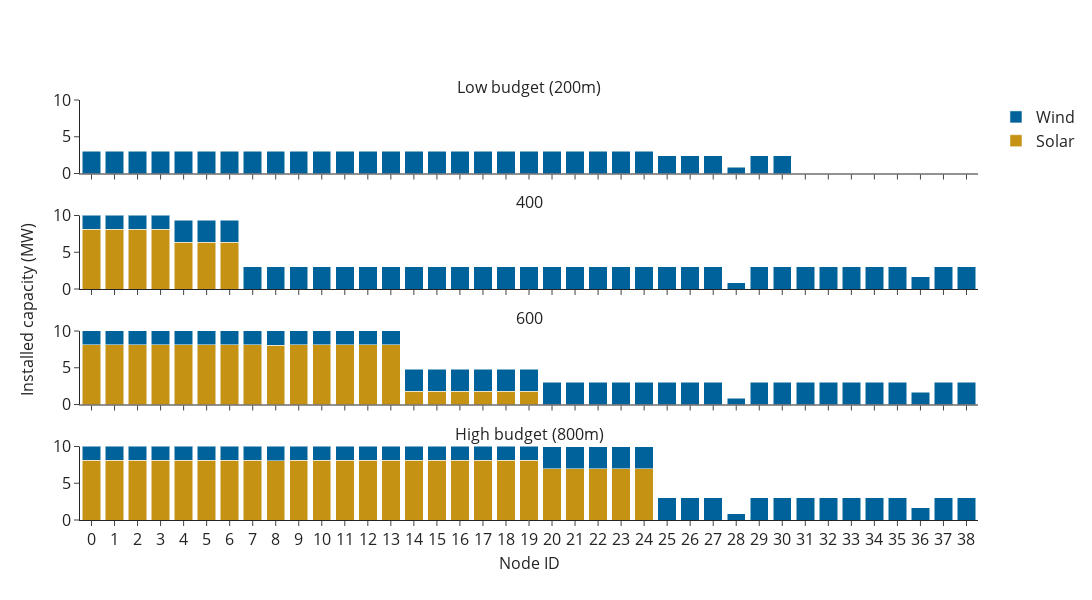

The notebook cell this image was saved under:
### Code cell
# Plot a subset of the results
budget_list = [200, 400, 600, 800]
fig = make_subplots(rows=4, cols=1, shared_xaxes=True, 
                    y_title='Installed capacity (MW)',
                    x_title='Node ID',
                    subplot_titles=("Low budget (200m)", "400", "600", "High budget (800m)"),
                    vertical_spacing=0.1
                   )

for i in [i for i in range(len(budget_list))]:
    d = df[df["b"] == budget_list[i]].reset_index(drop=True)
    legend_show = True if i == 0 else False
    fig.add_trace(go.Bar(x=d["node_id"], y=d["new_solar_cap"], 
                         name="Solar", showlegend=legend_show,
                         marker_color="#C69214"), row=i+1, col=1)
    fig.add_trace(go.Bar(x=d["node_id"], y=d["new_wind_cap"], 
                         name="Wind", showlegend=legend_show,
                         marker_color="#00629B"), row=i+1, col=1)
    fig.update_yaxes(range=[0, 10], row=i+1, col=1)

fig.update_layout(
    font=dict(size=16),
    template="simple_white", barmode="stack",
    width = 1200, height = 600,
#     title="DER capacity as budget increases",
)

fig.show()
# fig.write_image("graphs/f_r1_simplified.png", scale=8)

### Figure 1 — Plotly figure (JSON) as saved in the notebook; plotly's stock layout.template omitted (floating-point values rounded to 4 significant figures)
{"data": [{"marker": {"color": "#C69214"}, "name": "Solar", "showlegend": true, "type": "bar", "x": ["0", "1", "2", "3", "4", "5", "6", "7", "8", "9", "10", "11", "12", "13", "14", "15", "16", "17", "18", "19", "20", "21", "22", "23", "24", "25", "26", "27", "28", "29", "30", "31", "32", "33", "34", "35", "36", "37", "38"], "xaxis": "x", "y": [0, 0, 0, 0, 0, 0, 0, 0, 0, 0, 0, 0, 0, 0, 0, 0, 0, 0, 0, 0, 0, 0, 0, 0, 0, 0, 0, 0, 0, 0, 0, 0, 0, 0, 0, 0, 0, 0, 0], "yaxis": "y"}, {"marker": {"color": "#00629B"}, "name": "Wind", "showlegend": true, "type": "bar", "x": ["0", "1", "2", "3", "4", "5", "6", "7", "8", "9", "10", "11", "12", "13", "14", "15", "16", "17", "18", "19", "20", "21", "22", "23", "24", "25", "26", "27", "28", "29", "30", "31", "32", "33", "34", "35", "36", "37", "38"], "xaxis": "x", "y": [3, 3, 3, 3, 3, 3, 3, 3, 3, 3, 3, 3, 3, 3, 3, 3, 3, 3, 3, 3, 3, 3, 3, 3, 3, 2.42, 2.4, 2.42, 0.86, 2.4, 2.41, 0, 0, 0, 0, 0, 0, 0, 0], "yaxis": "y"}, {"marker": {"color": "#C69214"}, "name": "Solar", "showlegend": false, "type": "bar", "x": ["0", "1", "2", "3", "4", "5", "6", "7", "8", "9", "10", "11", "12", "13", "14", "15", "16", "17", "18", "19", "20", "21", "22", "23", "24", "25", "26", "27", "28", "29", "30", "31", "32", "33", "34", "35", "36", "37", "38"], "xaxis": "x2", "y": [8.14, 8.14, 8.14, 8.14, 6.38, 6.38, 6.38, 0, 0, 0, 0, 0, 0, 0, 0, 0, 0, 0, 0, 0, 0, 0, 0, 0, 0, 0, 0, 0, 0, 0, 0, 0, 0, 0, 0, 0, 0, 0, 0], "yaxis": "y2"}, {"marker": {"color": "#00629B"}, "name": "Wind", "showlegend": false, "type": "bar", "x": ["0", "1", "2", "3", "4", "5", "6", "7", "8", "9", "10", "11", "12", "13", "14", "15", "16", "17", "18", "19", "20", "21", "22", "23", "24", "25", "26", "27", "28", "29", "30", "31", "32", "33", "34", "35", "36", "37", "38"], "xaxis": "x2", "y": [3, 3, 3, 3, 3, 3, 3, 3, 3, 3, 3, 3, 3, 3, 3, 3, 3, 3, 3, 3, 3, 3, 3, 3, 3, 3, 3, 3, 0.86, 3, 3, 3, 3, 3, 3, 3, 1.65, 3, 3], "yaxis": "y2"}, {"marker": {"color": "#C69214"}, "name": "Solar", "showlegend": false, "type": "bar", "x": ["0", "1", "2", "3", "4", "5", "6", "7", "8", "9", "10", "11", "12", "13", "14", "15", "16", "17", "18", "19", "20", "21", "22", "23", "24", "25", "26", "27", "28", "29", "30", "31", "32", "33", "34", "35", "36", "37", "38"], "xaxis": "x3", "y": [8.14, 8.14, 8.14, 8.14, 8.14, 8.14, 8.14, 8.14, 8.05, 8.14, 8.14, 8.14, 8.14, 8.14, 1.8, 1.79, 1.8, 1.8, 1.8, 1.8, 0, 0, 0, 0, 0, 0, 0, 0, 0, 0, 0, 0, 0, 0, 0, 0, 0, 0, 0], "yaxis": "y3"}, {"marker": {"color": "#00629B"}, "name": "Wind", "showlegend": false, "type": "bar", "x": ["0", "1", "2", "3", "4", "5", "6", "7", "8", "9", "10", "11", "12", "13", "14", "15", "16", "17", "18", "19", "20", "21", "22", "23", "24", "25", "26", "27", "28", "29", "30", "31", "32", "33", "34", "35", "36", "37", "38"], "xaxis": "x3", "y": [3, 3, 3, 3, 3, 3, 3, 3, 3, 3, 3, 3, 3, 3, 3, 3, 3, 3, 3, 3, 3, 3, 3, 3, 3, 3, 3, 3, 0.86, 3, 3, 3, 3, 3, 3, 3, 1.65, 3, 3], "yaxis": "y3"}, {"marker": {"color": "#C69214"}, "name": "Solar", "showlegend": false, "type": "bar", "x": ["0", "1", "2", "3", "4", "5", "6", "7", "8", "9", "10", "11", "12", "13", "14", "15", "16", "17", "18", "19", "20", "21", "22", "23", "24", "25", "26", "27", "28", "29", "30", "31", "32", "33", "34", "35", "36", "37", "38"], "xaxis": "x4", "y": [8.14, 8.14, 8.14, 8.14, 8.14, 8.14, 8.14, 8.14, 8.05, 8.14, 8.14, 8.14, 8.14, 8.14, 8.14, 8.14, 8.14, 8.14, 8.14, 8.14, 6.97, 6.97, 6.98, 6.98, 6.98, 0, 0, 0, 0, 0, 0, 0, 0, 0, 0, 0, 0, 0, 0], "yaxis": "y4"}, {"marker": {"color": "#00629B"}, "name": "Wind", "showlegend": false, "type": "bar", "x": ["0", "1", "2", "3", "4", "5", "6", "7", "8", "9", "10", "11", "12", "13", "14", "15", "16", "17", "18", "19", "20", "21", "22", "23", "24", "25", "26", "27", "28", "29", "30", "31", "32", "33", "34", "35", "36", "37", "38"], "xaxis": "x4", "y": [3, 3, 3, 3, 3, 3, 3, 3, 3, 3, 3, 3, 3, 3, 3, 3, 3, 3, 3, 3, 3, 3, 3, 3, 3, 3, 3, 3, 0.86, 3, 3, 3, 3, 3, 3, 3, 1.65, 3, 3], "yaxis": "y4"}], "layout": {"annotations": [{"font": {"size": 16}, "showarrow": false, "text": "Low budget (200m)", "x": 0.5, "xanchor": "center", "xref": "paper", "y": 1, "yanchor": "bottom", "yref": "paper"}, {"font": {"size": 16}, "showarrow": false, "text": "400", "x": 0.5, "xanchor": "center", "xref": "paper", "y": 0.725, "yanchor": "bottom", "yref": "paper"}, {"font": {"size": 16}, "showarrow": false, "text": "600", "x": 0.5, "xanchor": "center", "xref": "paper", "y": 0.45, "yanchor": "bottom", "yref": "paper"}, {"font": {"size": 16}, "showarrow": false, "text": "High budget (800m)", "x": 0.5, "xanchor": "center", "xref": "paper", "y": 0.175, "yanchor": "bottom", "yref": "paper"}, {"font": {"size": 16}, "showarrow": false, "text": "Node ID", "x": 0.5, "xanchor": "center", "xref": "paper", "y": 0, "yanchor": "top", "yref": "paper", "yshift": -30}, {"font": {"size": 16}, "showarrow": false, "text": "Installed capacity (MW)", "textangle": -90, "x": 0, "xanchor": "right", "xref": "paper", "xshift": -40, "y": 0.5, "yanchor": "middle", "yref": "paper"}], "barmode": "stack", "font": {"size": 16}, "height": 600, "width": 1200, "xaxis": {"anchor": "y", "domain": [0, 1], "matches": "x4", "showticklabels": false}, "xaxis2": {"anchor": "y2", "domain": [0, 1], "matches": "x4", "showticklabels": false}, "xaxis3": {"anchor": "y3", "domain": [0, 1], "matches": "x4", "showticklabels": false}, "xaxis4": {"anchor": "y4", "domain": [0, 1]}, "yaxis": {"anchor": "x", "domain": [0.825, 1], "range": [0, 10]}, "yaxis2": {"anchor": "x2", "domain": [0.55, 0.725], "range": [0, 10]}, "yaxis3": {"anchor": "x3", "domain": [0.275, 0.45], "range": [0, 10]}, "yaxis4": {"anchor": "x4", "domain": [0, 0.175], "range": [0, 10]}}}
